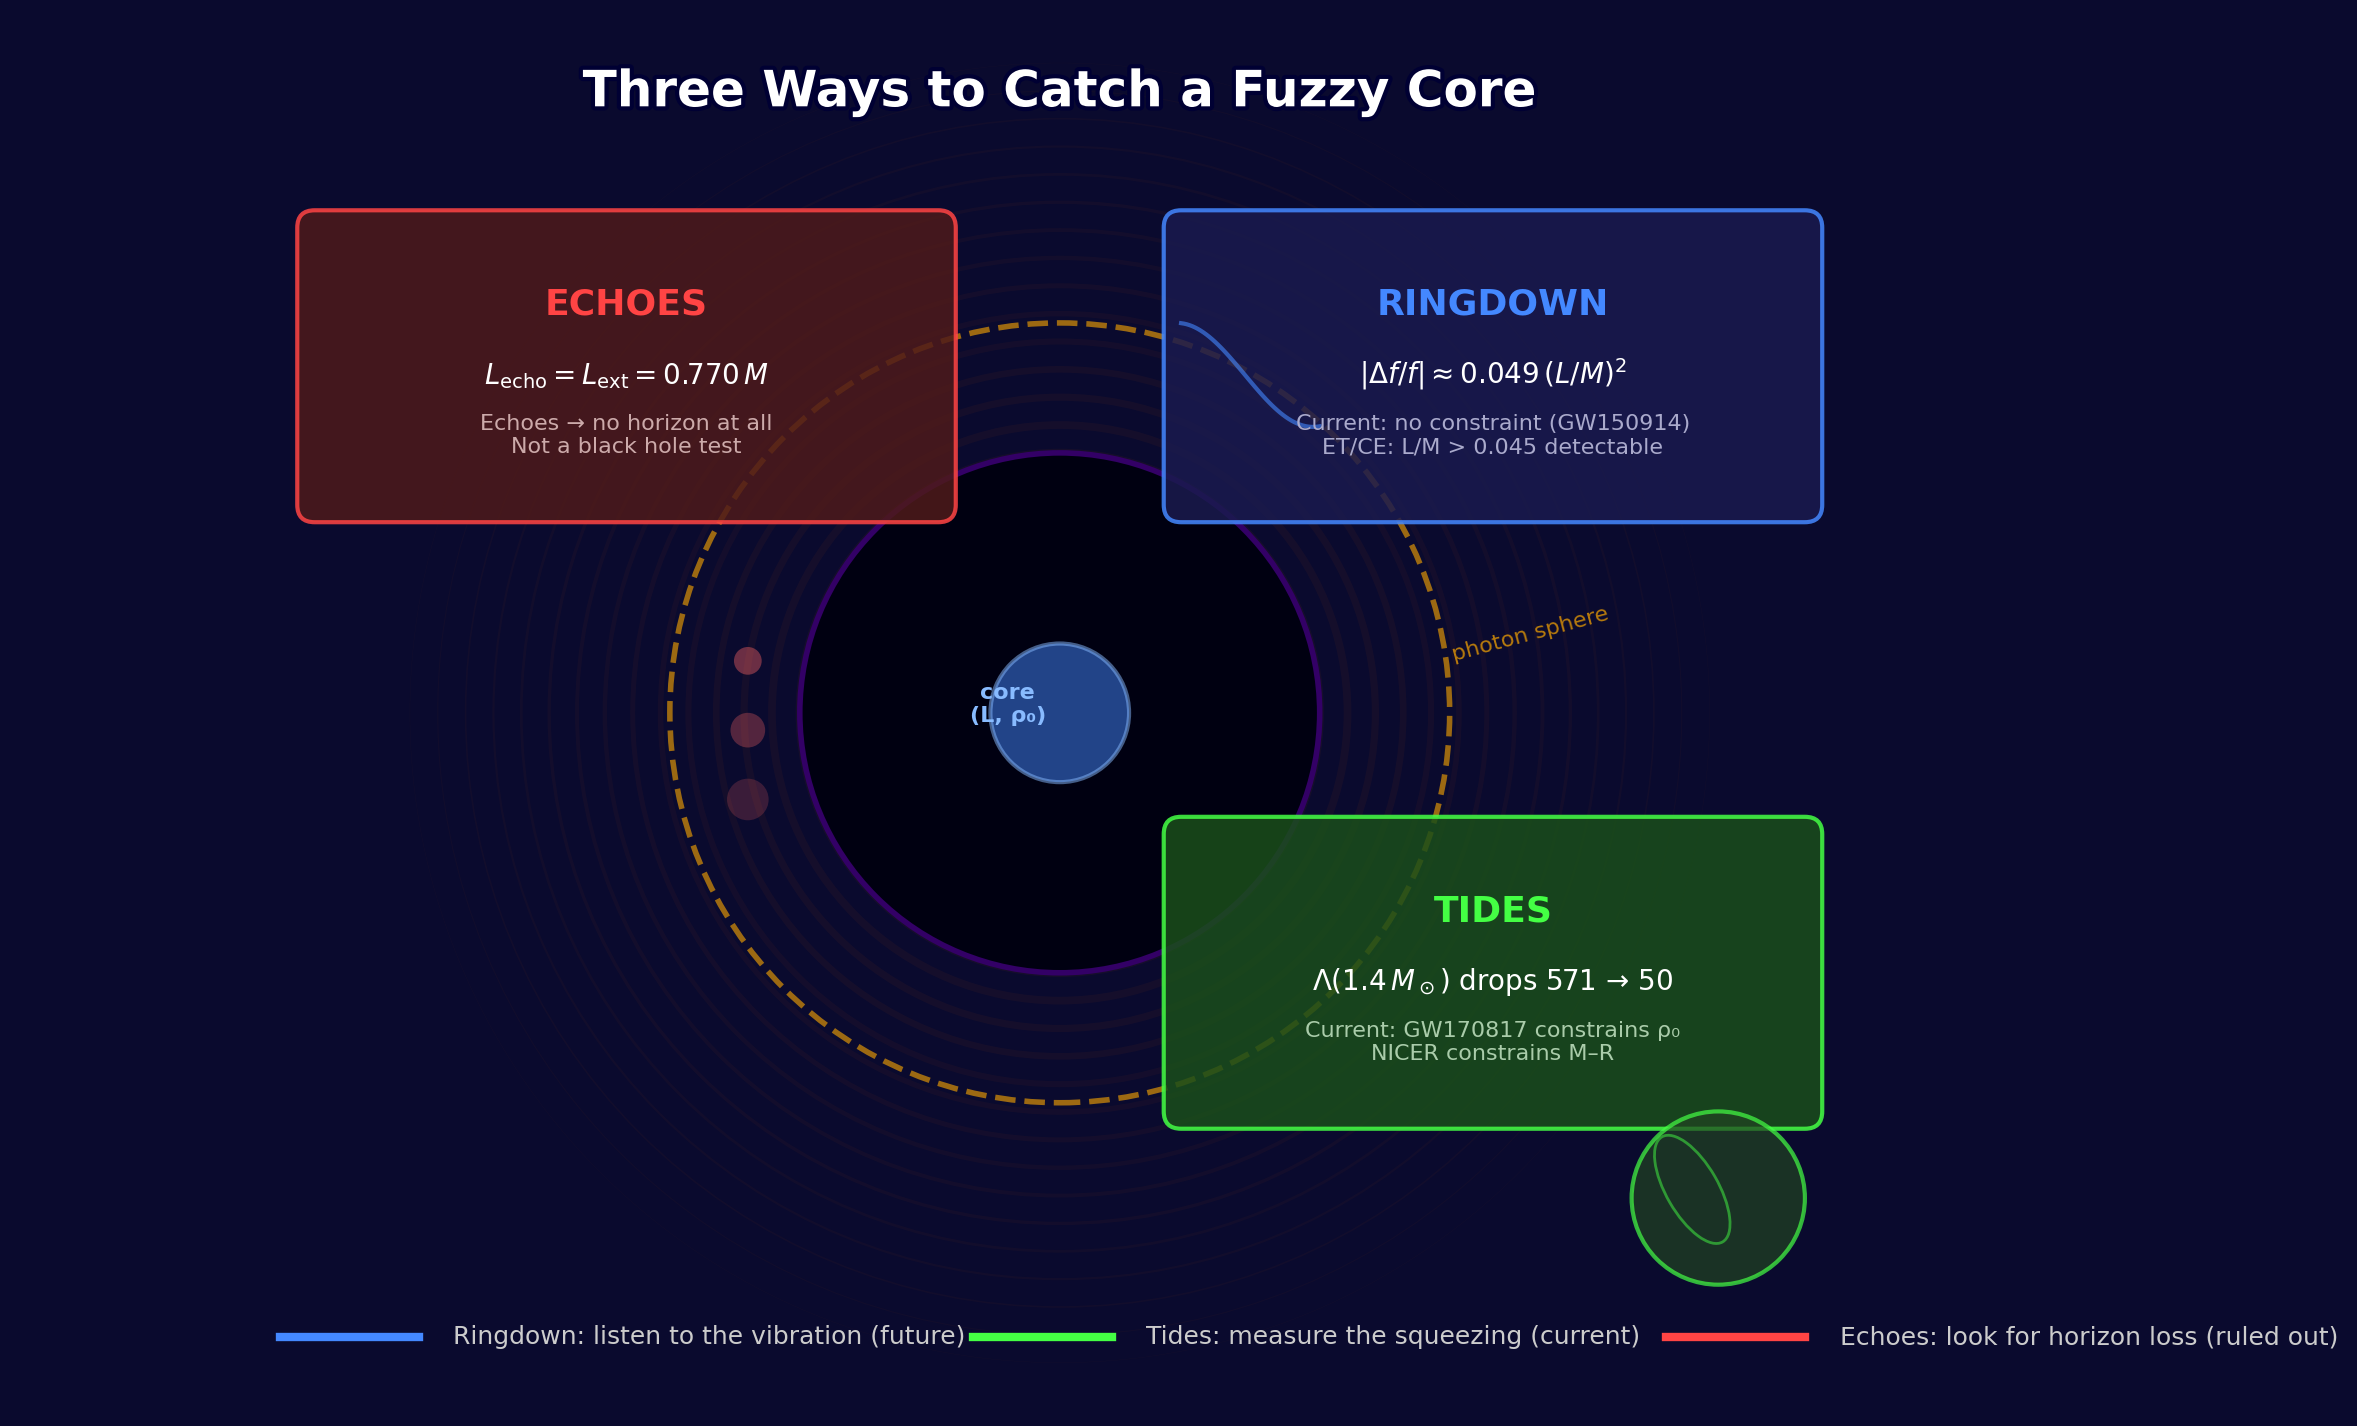

This chart was generated by the following Python code:
#!/usr/bin/env python3
"""
Conceptual diagram for finalArticle: black hole with three observational channels.
Simple schematic showing ringdown (QNM shift), tides (Lambda), and echoes.
"""

import numpy as np
import matplotlib
matplotlib.use('Agg')
import matplotlib.pyplot as plt
from matplotlib.patches import Circle, FancyBboxPatch, FancyArrowPatch, Arc, Wedge
import matplotlib.patheffects as pe

fig, ax = plt.subplots(figsize=(12, 8))
ax.set_xlim(0, 12)
ax.set_ylim(0, 8)
ax.set_aspect('equal')
ax.axis('off')

# Background
fig.patch.set_facecolor('#0a0a2e')

# Central black hole — dark circle with glow
bh_center = (6, 4)
bh_radius = 1.5

# Accretion disk glow
for i, r_mult in enumerate(np.linspace(1.0, 2.5, 15)):
    alpha = 0.03 + 0.02 * (1 - i/15)
    glow = Circle(bh_center, bh_radius * r_mult, 
                  facecolor='none', edgecolor='#ff6600', 
                  linewidth=3*(1-i/15), alpha=alpha)
    ax.add_patch(glow)

# Photon sphere ring
ps_ring = Circle(bh_center, bh_radius * 1.5, 
                 facecolor='none', edgecolor='#ffaa00', 
                 linewidth=2, linestyle='--', alpha=0.6)
ax.add_patch(ps_ring)
ax.annotate('photon sphere', xy=(bh_center[0] + 2.25, bh_center[1] + 0.3),
            fontsize=8, color='#ffaa00', alpha=0.7, rotation=15)

# Black hole silhouette
bh = Circle(bh_center, bh_radius, facecolor='#000011', edgecolor='#330066', linewidth=2)
ax.add_patch(bh)

# Core — fuzzy blue glow
core = Circle(bh_center, 0.4, facecolor='#4488ff', edgecolor='#88bbff', 
              linewidth=1.5, alpha=0.5)
ax.add_patch(core)
ax.annotate('core\n(L, ρ₀)', xy=(bh_center[0] - 0.3, bh_center[1] + 0.05),
            fontsize=8, color='#88bbff', ha='center', va='center', fontweight='bold')

# ── Channel 1: Ringdown (QNM) ──
# Arrow pointing to upper-right
ring_center = (8.5, 6.0)
ring_box = FancyBboxPatch((ring_center[0]-1.8, ring_center[1]-0.8), 3.6, 1.6,
                          boxstyle="round,pad=0.1", facecolor='#1a1a4e', 
                          edgecolor='#4488ff', linewidth=1.5, alpha=0.85)
ax.add_patch(ring_box)

ax.annotate('RINGDOWN', xy=(ring_center[0], ring_center[1]+0.3),
            fontsize=13, color='#4488ff', ha='center', fontweight='bold')
ax.annotate(r'$|\Delta f/f| \approx 0.049\,(L/M)^2$', xy=(ring_center[0], ring_center[1]-0.1),
            fontsize=10, color='white', ha='center')
ax.annotate('Current: no constraint (GW150914)\nET/CE: L/M > 0.045 detectable',
            xy=(ring_center[0], ring_center[1]-0.5),
            fontsize=8, color='#aaaacc', ha='center')

# Connecting wave patterns from BH to ringdown
x_wave = np.linspace(bh_center[0] + bh_radius, ring_center[0] - 1.8, 50)
y_wave = bh_center[1] + bh_radius * 0.5 + 0.3 * np.sin(x_wave * 4)
ax.plot(x_wave, y_wave + 1.2, color='#4488ff', linewidth=1.5, alpha=0.6)

# ── Channel 2: Tides (Lambda) ──
tide_center = (8.5, 2.5)
tide_box = FancyBboxPatch((tide_center[0]-1.8, tide_center[1]-0.8), 3.6, 1.6,
                          boxstyle="round,pad=0.1", facecolor='#1a4e1a',
                          edgecolor='#44ff44', linewidth=1.5, alpha=0.85)
ax.add_patch(tide_box)

ax.annotate('TIDES', xy=(tide_center[0], tide_center[1]+0.3),
            fontsize=13, color='#44ff44', ha='center', fontweight='bold')
ax.annotate(r'$\Lambda(1.4\,M_\odot)$ drops 571 → 50', xy=(tide_center[0], tide_center[1]-0.1),
            fontsize=10, color='white', ha='center')
ax.annotate('Current: GW170817 constrains ρ₀\nNICER constrains M–R',
            xy=(tide_center[0], tide_center[1]-0.5),
            fontsize=8, color='#aaccaa', ha='center')

# Tidal deformation illustration — ellipsoidal companion
comp_center = (9.8, 1.2)
companion = Circle(comp_center, 0.5, facecolor='#224422', edgecolor='#44ff44', 
                   linewidth=1.5, alpha=0.7)
ax.add_patch(companion)
# Tidal bulge
from matplotlib.patches import Ellipse
bulge = Ellipse((comp_center[0] - 0.15, comp_center[1] + 0.05), 0.3, 0.7,
                angle=30, facecolor='none', edgecolor='#44ff44', linewidth=1, alpha=0.5)
ax.add_patch(bulge)

# ── Channel 3: Echoes ──
echo_center = (3.5, 6.0)
echo_box = FancyBboxPatch((echo_center[0]-1.8, echo_center[1]-0.8), 3.6, 1.6,
                          boxstyle="round,pad=0.1", facecolor='#4e1a1a',
                          edgecolor='#ff4444', linewidth=1.5, alpha=0.85)
ax.add_patch(echo_box)

ax.annotate('ECHOES', xy=(echo_center[0], echo_center[1]+0.3),
            fontsize=13, color='#ff4444', ha='center', fontweight='bold')
ax.annotate(r'$L_{\rm echo} = L_{\rm ext} = 0.770\,M$', xy=(echo_center[0], echo_center[1]-0.1),
            fontsize=10, color='white', ha='center')
ax.annotate('Echoes → no horizon at all\nNot a black hole test',
            xy=(echo_center[0], echo_center[1]-0.5),
            fontsize=8, color='#ccaaaa', ha='center')

# Echo pulse pattern
for j in range(3):
    y_pos = bh_center[1] + 0.3 - j * 0.4
    pulse = Circle((bh_center[0] - 1.8, y_pos), 0.08 + j*0.02,
                   facecolor='#ff6666', alpha=0.4 - j*0.1)
    ax.add_patch(pulse)

# ── Connecting lines ──
for target_x, color in [(ring_center[0] - 1.8, '#4488ff'), 
                          (tide_center[0] - 1.8, '#44ff44'),
                          (echo_center[0] + 1.8, '#ff4444')]:
    # Dotted radial lines
    pass

# ── Title ──
ax.annotate('Three Ways to Catch a Fuzzy Core', xy=(6, 7.5),
            fontsize=18, color='white', ha='center', fontweight='bold',
            path_effects=[pe.withStroke(linewidth=3, foreground='#000033')])

# ── Legend / key at bottom ──
key_y = 0.4
key_items = [
    ('#4488ff', 'Ringdown: listen to the vibration (future)'),
    ('#44ff44', 'Tides: measure the squeezing (current)'),
    ('#ff4444', 'Echoes: look for horizon loss (ruled out)'),
]
for i, (color, label) in enumerate(key_items):
    x_start = 1.5 + i * 4
    ax.plot([x_start, x_start + 0.8], [key_y, key_y], color=color, linewidth=3)
    ax.annotate(label, xy=(x_start + 1.0, key_y), fontsize=9, color='#cccccc', va='center')

plt.tight_layout()
plt.savefig(r'd:\DEV\fizyka\conceptual_diagram.png', dpi=200, bbox_inches='tight',
            facecolor='#0a0a2e', edgecolor='none')
print("Saved: conceptual_diagram.png")
plt.close()
